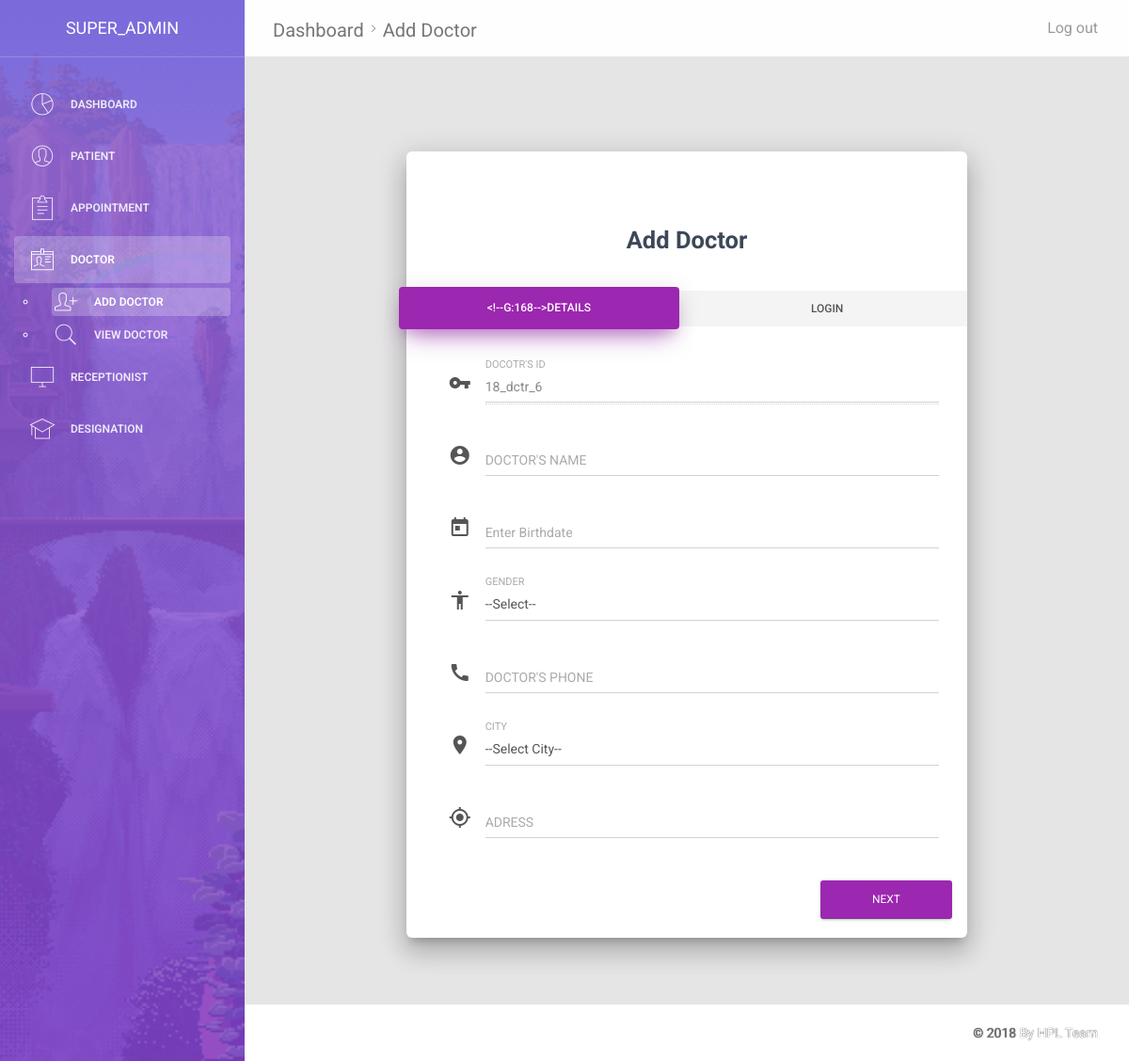
The page /add_doctor.php (signed in) on the database as committed earlier.
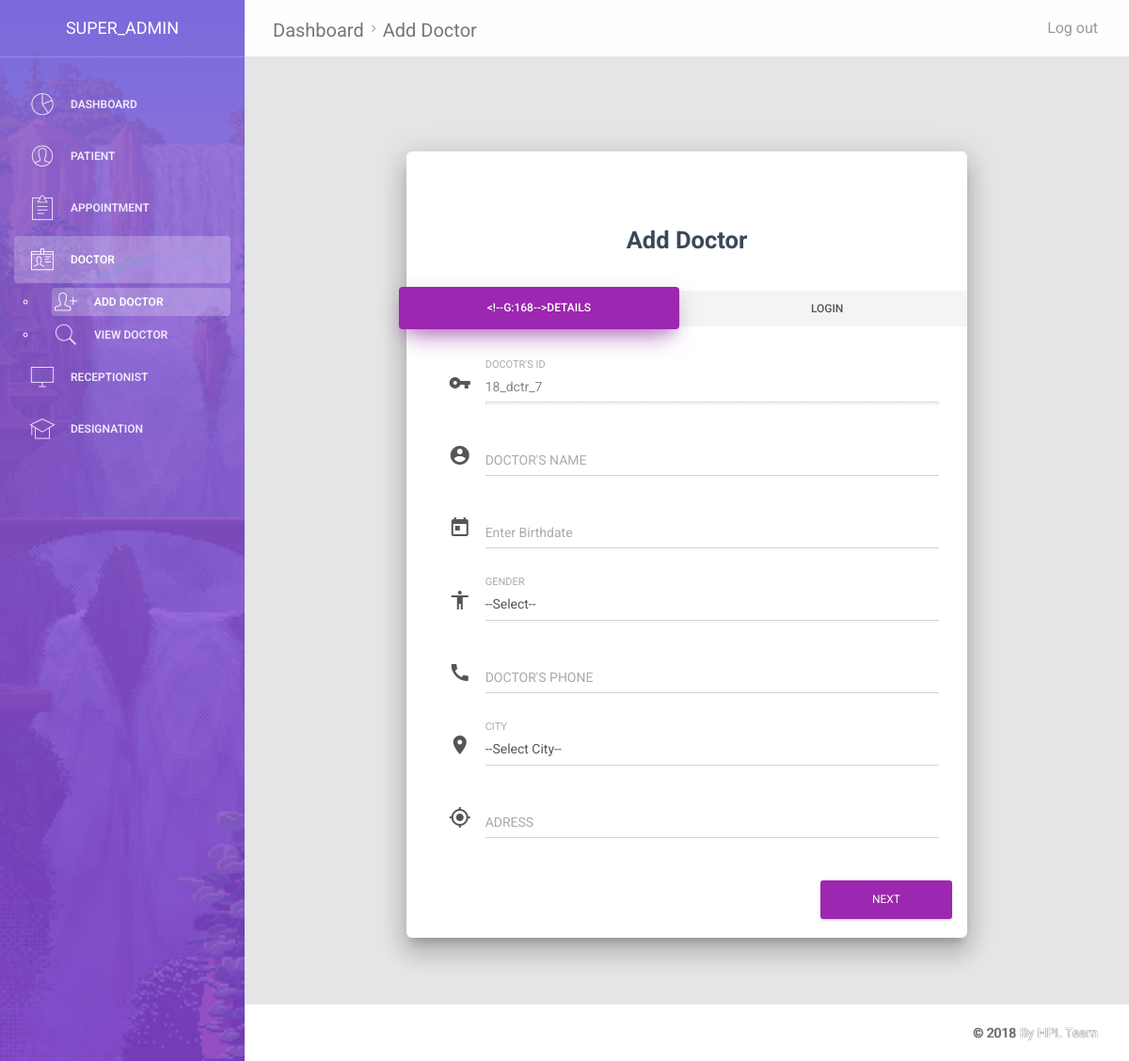
The same page on the database as committed later.
### tables this page shows
CREATE TABLE `doctor` (
  `doctor_id` varchar(15) NOT NULL,
  `doctor_name` varchar(30) NOT NULL,
  `doctor_dob` date NOT NULL,
  `doctor_gender` varchar(10) NOT NULL,
  `doctor_phone` varchar(15) NOT NULL,
  `doctor_city` varchar(20) NOT NULL,
  `doctor_address` varchar(100) NOT NULL,
  `doctor_designation` varchar(30) NOT NULL,
  `doctor_email` varchar(50) NOT NULL,
  `doctor_password` varchar(50) NOT NULL,
  `doj` timestamp(6) NOT NULL DEFAULT CURRENT_TIMESTAMP(6)
);

### assets/modules/global_module.php (called while the page is built, shortened)
<?php
function key_engine($for)
{
	include("assets/modules/db_config.php");
	if($for == "patient")
	{
		$key = $for."_id";
		$sql_test = "select $key from $for order by count desc limit 1";
		$result_test = mysqli_query($conn,$sql_test);
		if($result_test)
		{
			$row=mysqli_fetch_row($result_test);
			$data = explode("_",$row[0]);
			$year = $data[0];
			$initial = $data[1];
			$number = $data[2];
			$year_new = date("y");
			$number_new = $number+1;
			$key = $year_new."_".$initial."_".$number_new;
			return $key;
		}
		else
		{
			return ";_;";
		}
	}
	elseif($for == "doctor")
	{
		$key = $for."_id";
		$sql_test = "select $key from $for order by $key desc limit 1";
		$result_test = mysqli_query($conn,$sql_test);
		if($result_test)
		{
			$row=mysqli_fetch_row($result_test);
			$data = explode("_",$row[0]);
			$initial = $data[1];
			$number = $data[2];
			$year_new = date("y");
			$number_new = $number+1;
			$key = $year_new."_".$initial."_".$number_new;
			return $key;
		}
		else
		{
			return ";_;";
		}
    }
}
?>

### add_doctor.php (the view, shortened to what the changed rows need)
<?php
include("assets/modules/global_module.php");
?>
<!doctype html>
<html lang="en">
<head>
    <link href="assets/css/bootstrap.min.css" rel="stylesheet" />
    <link href="assets/css/animate.min.css" rel="stylesheet"/>
    <link href="assets/css/light-bootstrap-dashboard.css?v=1.4.0" rel="stylesheet"/>
    <link href="http://maxcdn.bootstrapcdn.com/font-awesome/4.2.0/css/font-awesome.min.css" rel="stylesheet">
    <link href="assets/css/pe-icon-7-stroke.css" rel="stylesheet" />
    <link href="assets/css/material-bootstrap-wizard.css" rel="stylesheet" />
</head>
<body>
<div class="wrapper">
    <div class="main-panel">
        <div class="container-fluid">
            <div class="row">
                <div class="col-sm-8 col-sm-offset-2">
                    <div class="wizard-container">
                        <div class="card wizard-card" data-color="purple" id="wizardProfile">
                            <form name="add_patient" method="POST">
                                <div class="tab-content">
                                    <div class="tab-pane" id="about">
                                        <div class="container-fluid">
                                            <div class="input-group">
                                                <div class="form-group label-floating">
                                                    <label class="control-label">Docotr's Id</label>
                                                    <input type="text" name="docotr_id" value="<?php echo key_engine("doctor"); ?>" class="form-control" disabled>
                                                </div>
                                            </div>
                                        </div>
                                    </div>
                                </div>
                            </form>
                        </div>
                    </div>
                </div>
            </div>
        </div>
    </div>
</div>
</body>
</html>

Rows that differ between the two databases and show on the page:
removed doctor: docotr_id "18_dctr_6"
added doctor: docotr_id "18_dctr_7"
